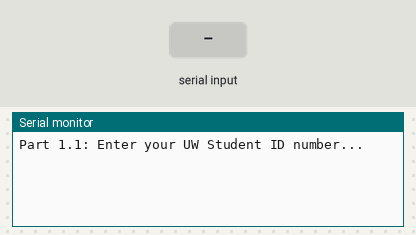
The sketch below on a simulated Arduino Uno, built with avr-gcc and run on an emulated ATmega328P. Parts: the last lines printed to the serial monitor. The inputs (shaded band) are chosen by the test bench.

Above: at 0.9 s.
1.0 s: "90,45\n" received over Serial
At 1.5 s:
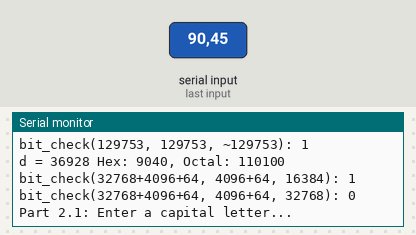
At 3.2 s:
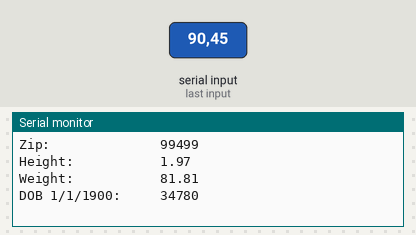
Timing chart, 0 to 4.7 s (numbered marks = the images above; inputs shaded):
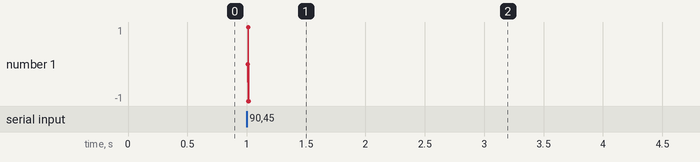

The sketch:

c_prog2_arduino.ino
```cpp
#include <stdio.h>
//  also get math function
#include <math.h>
#include <string.h>    // for strlen (ONLY)
#include <stdlib.h>    // for random()

#include "c_prog2.h"

/*************************************************************************
* main() runS all demos and tests of the parts of assignment 2.
*
* Use these to test your code.
* DO NOT MODIFY THIS FILE
* See sample_output.txt to see the expected output of the tests.
*************************************************************************/

char buf[80];

void setup() {
    long sid;   // student ID #
    Serial.begin(115200);

    // Part 1.1
    Serial.println( "Part 1.1: Enter your UW Student ID number...");
    while(Serial.available() == 0){
    }

    // Read user input
    sid = (long) trunc(Serial.parseFloat());
    Serial.print(" You entered "); Serial.println(sid);

    long msid =  mangle(sid);
    Serial.print(" Your mangled SID is "); Serial.println(msid);
    Serial.println();

    // Part 1.2
    Serial.println("Part 1.2: Check the bit_check() function\n");
    int onm1 = 3;
    int ofm1 = 4;
    int onm2 = 4;
    int ofm2 = 1; // same as example above
    unsigned int d = 0x14; // (1100)

    // The examples
    sprintf(buf, "d = %u Hex: %x, Octal: %o\n", d,d,d);
    Serial.print(buf);

    sprintf(buf, "bit_check(%d,%d,%d): %d\n", d, onm1, ofm1, bit_check(d,onm1,ofm1)); //Example 1
    Serial.print(buf);

    sprintf(buf, "bit_check(%d,%d,%d): %d\n", d, onm1, ofm2, bit_check(d,onm1,ofm2)); //Example 2
    Serial.print(buf);

    sprintf(buf, "bit_check(%d,%d,%d): %d\n", d, onm2, ofm2, bit_check(d,onm2,ofm2)); //Example 3
    Serial.print(buf);

    sprintf(buf, "bit_check(%d,%d,%d): %d\n", d, ofm1, ofm1, bit_check(d,ofm1,ofm1)); //Example 4
    Serial.print(buf);

    sprintf(buf, "bit_check(129753, 129753, ~129753): %d\n", bit_check(129753, 129753,
        ~129753)); // 1
    Serial.print(buf);

    d = 32768+4096+64;
    sprintf(buf, "d = %u Hex: %x, Octal: %o\n", d,d,d);
    Serial.print(buf);

    sprintf(buf, "bit_check(32768+4096+64, 4096+64, 16384): %d\n",
        bit_check(32768+4096+64, 4096+64, 16384)); // 1
    Serial.print(buf);

    sprintf(buf, "bit_check(32768+4096+64, 4096+64, 32768): %d\n",
        bit_check(32768+4096+64, 4096+64, 32768)); // 0
    Serial.println(buf);

    // Part 2.1
    char ctest;
    Serial.println("Part 2.1: Enter a capital letter...");
    while(Serial.available() == 0){
    }

    // Read the input as a string and extract the first character
    String input = Serial.readString();
    ctest = input[0];

    char * ptest = pmatch(ctest);
    if (ptest != NULL){
        sprintf(buf, " You entered: %1c\n", *ptest);
        Serial.print(buf);
        int nl = nlet(ptest);
        if (nl != -1){
            sprintf(buf, "Part 2.2: The next letter after %1c is %c\n", *ptest,
                nlet(ptest));
            Serial.print(buf);
        }
    }
    else {
        Serial.println(" You did NOT enter a capital letter!\n");
    }
    ctest = 'Z';
    ptest = &ctest;
    sprintf (buf, "Part 2.2: The next letter after %1c is %d\n\n", *ptest,
        nlet(ptest));
    Serial.print(buf);

    sprintf (buf, "Part 2.3: M and Q are %d positions apart\n", ldif('M', 'Q'));
    Serial.print(buf);

    sprintf (buf, "Part 2.3: E and A are %d positions apart\n", ldif('E', 'A'));
    Serial.print(buf);

    sprintf (buf, "Part 2.3: x and Q are %d positions apart\n\n", ldif('x', 'Q'));
    Serial.print(buf);

    // Part 3   Structs
    // Example of declaring and initializing values in a struct
    Person testp = {
        .FirstName={0},
        .LastName={0},
        .StreetAddr={0},
        .ZipCode={0},
        .Height=0.0,
        .Weight=0.0,
        .DBirth=0
    };

    int persize = personSize(testp);
    sprintf(buf, "Part 3.2:  Size of a Person is %d\n",persize);
    Serial.print(buf);

    // Check if person has been defined and add some data
    // The instructions and test cases are slightly ambiguous about whether a
    // "20 character string" includes the null terminator, so at least make
    // sure we can store 19 characters for FirstName, etc.
    Serial.print("Store some data about our person...\n");
    if(sizeof(testp.FirstName) > 19){
        strcpy(testp.FirstName, "Blake");
    } else{
        Serial.println("Person not defined correctly\n");
    }

    if(sizeof(testp.LastName) > 29){
        strcpy(testp.LastName, "Hannaford");
    } else{
       Serial.println("Person not defined correctly\n");
    }

    if(sizeof(testp.StreetAddr) > 78){
        strcpy(testp.StreetAddr, "124 N. Anystreet / Busytown, WA");
    } else{
        Serial.println("Person not defined correctly\n");
    }

    if(sizeof(testp.ZipCode) == 6){
        strcpy(testp.ZipCode, "99499");
    } else{
        Serial.println("Person not defined correctly\n");
    }

    testp.Height = 1.97;       // Height in m
    testp.Weight = 180.0/2.2;  // 180 lbs in kg
    // born 24-Mar-1995 (see  https://www.timeanddate.com/date/duration.html)
    testp.DBirth = 34780;

    // Check size again after adding data
    persize = personSize(testp);
    sprintf(buf, "Part 3.2:  Size of a Person is STILL %d\n",persize);
    Serial.print(buf);
    Serial.print("Part 3.3:  Our test person is:\n");
    Serial.print(per_print(&testp, personbuf));
    // Now we move to a place w/ really long address!
    if(sizeof(testp.StreetAddr) > 78){
        Serial.println("\nUpdate address to: \n 12903010542039840 NW Antidisetablishmentarianism Street, Apt.5/AnyTown, U.S.A.");
        strcpy(testp.StreetAddr,"12903010542039840 NW Antidisetablishmentarianism Street, Apt.5/AnyTown, U.S.A.");
        Serial.print("\nAddress stored in memory: \n ");
        Serial.println(testp.StreetAddr);
        Serial.print("\nThe new Address is 79 characters!\n");
        Serial.print("Output will be truncated to 60 characters for printing.\n\n");
    } else{
        Serial.print("Person not defined correctly\n");
    }
    Serial.print(per_print(&testp, personbuf));
}

void loop() {
  // put your main code here, to run repeatedly:

}
```

c_prog2.c
```cpp
/*
 *
 *      ECE 474 HW 2
 *
 *
 *      Student Name: Samantha Reksosamudra
 *      Student ID: 2276717
 *
 *      WRITE YOUR CODE IN THIS FILE
 *
 */

/*  Objectives: Gain experience and proficiency with C programming.


Format of assignment:
  1)  enter your name and ID# into the space above
  2)  Read through the comments below and edit code into this file and
      c_prog2.h to solve the problems.
  3)  Test your code by running c_prog2_arduino.ino and comparing the output
      to the posted solution in sample_output.txt

#define constants are NOT required for this assignment but MAY be used.

*/
#include "c_prog2.h"
#include <string.h>

/*******************************************************************************
   Part 1:  Bitwise operations
*******************************************************************************/
/*
 * Some terminology: SETTING a bit means that if K-th bit is 0, then set it to 1
 * and if it is 1 then leave it unchanged (in other words, a bit is SET if it is
 * 1)
 *
 * CLEARING a bit means that if K-th bit is 1, then clear it to 0 and if it is 0
 * then leave it unchanged (a bit is CLEAR if it is 0)
 *
 * COMPLEMENTING or TOGGLING a bit means that if K-th bit is 1, then change it
 * to 0 and if it is 0 then change it to 1.
*/


/* Part 1.1 Write the function long mangle(long SID) which will take your sudent
 * ID and alter it in ways that depend on the binary representation of it as an
 * integer.
 *
 * Specifications:
 *     1) right shift the ID by 2 positions
 *     2) clear bit 6 (counting from the LSB=0)
 *     3) complement bit 3 (If bit 3 is one, make it 0, If bit 3 is 0, make it
 *        1)
 *
 *   OUTPUT EXAMPLE:
 *   Part 2.1: Enter your UW Student ID number:
 *    You entered 51218
 *    Your mangled SID is 12812
 */

long mangle(long SID){

    // Right shift by 2 positions (use OR-EQUAL op)
    SID |= SID >> 2;
    // Clear bit 6 (use AND-EQUAL op)
    SID &= ~(1 << 6);
    // Complement bit 3 (use XOR-EQUAL op)
    SID ^= (1 << 3);

    return SID;
}

/* Part 1.2  More bit manipulation. The function bit_check(int data, int bits_on,
 * int bits_off), will check an int to see if a specific mask of  bits is set
 * AND that another bit mask is clear.  Returns 1 if matches and 0 if not.
 * Return -1 for the degenerate case of testing for BOTH off and on for any bit
 *
 * Pseudocode examples of some masks and what they are checking  (Using 4-bit
 * #'s for clarity)
 *
 * bits_on = binary(0011) - this mask means that we are checking if the last
 *                          two LSBs (e.g. 00XX, the X bits) of the data are
 *                          SET (1). bits_off= binary(0100) - this mask means
 *                          that we are checking if the third LSB (e.g. 0X00,
 *                          the X bit) of the data is CLEAR (0).
 *
 * Example of returning -1: bits_on = binary(0110) bits_off= binary(0011) here
 * the second LSB (00X0, the X bit) has to be both SET and CLEAR to pass
 * according to the masks, which is impossible - in this case we return a -1
 * for invalid mask combinations.
 *
 * Again in pseudocode, some examples of actual checks/values that the test
 * code would do: (Using 4-bit #'s for clarity)
 *
 *  int d = binary(1100)  // pseudocode
 *  int onmask1 =  binary(0011)
 *  int offmask1 = binary(0100)
 *  int onmask2 =  binary(0100)
 *  int offmask2 = binary(0001)
 *
 *  bit_check(d, onmask1, offmask1) --> 0
 *  bit_check(d, onmask1, offmask2) --> -1 // contradictory
 *  bit_check(d, onmask2, offmask2) --> 1
 *  bit_check(d, offmask1, offmask1) --> -1 // contradictory
 */

int  bit_check(int data, int bits_on, int bits_off){

    // check if bits
    if ((bits_on & bits_off) != 0) {
        return -1;
    }

    else if (((data & bits_on) != 0) && ((data & bits_off) == 0)) {
        return 1;
    }

    return 0;
}

/*******************************************************************************
   Part 2:  Pointer declaration and usage
*******************************************************************************/
char a_array[] = {'A','B','C','D','E','F','G','H','I','J','K','L','M','N','O',
    'P','Q','R','S','T','U','V','W','X','Y','Z'};

/* Part 2.1: Write the function char* pmatch(char c)
 * This function will return a pointer to the element in a pre-defined
 * array which matches it's character arg. (accepts capital letters only).
 * If the character cannot be found, return the NULL pointer.
 *
 * Example: pmatch('A') should return a pointer to 'A' in a_array
 * Dereferencing that pointer should then print 'A'
 */

char* pmatch(char c){
    // YOUR CODE HERE

    char* p = a_array;

    for (int i = 0; i < sizeof(a_array)/sizeof(a_array[0]); i++) {
        if (a_array[i] == c) {
            return p;
        }
        p++;
    }

    return -1;
}

/* Part 2.2: Write the function char nlet(char* ptr) where ptr is a pointer
 * returned by pmatch. This function will return the next letter of the alphabet
 * (Not a pointer to the next letter of the alphabet) unless the pointer points
 * to 'Z'. In that case it will return -1. If the argument does not point to a
 * capital letter A-Y, return -1.
 */

char nlet(char *ptr){

    // Dereference the pointer
    char c = &ptr;

    // If it's the last letter, return -1
    if (c == 'Z') {
    // if (c == 'Z' || c < 'A' || c > 'Y') {
        return -1;
    }

    // increment the pointer to get the next char in the array
    return *(ptr+1);
}

/* Part 2.3: Write the function int ldif(char c1, char c2) to find the alphabet
 * distance between two letters using pointers.
 * Example:
 *     Ldif('A','E') -> 4
 *
 * If either character is not a capital letter, return a negative number < -26
 */

int ldif(char c1, char c2){

    // If both letters are not capital, return -27
    if (c1 < 'A' || c1 > 'Y' || c2 < 'A' || c2 > 'Y') {
        return -27;
    }

    // int distance = 0;
    // char* c_temp = c1;

    // // Calculate the alphabet distance using for-loop
    // for (int i = 0; i < sizeof(a_array)/sizeof(a_array[0]); i++) {
    //     if (&c_temp != c2) {
    //         distance++;
    //         c_temp++;
    //     } else {
    //         return distance;
    //     }
    // }

    // Calculate the alphabet distance using pointers

    // Store the memory address of c1, c2
    char* c2_pointer = &c2;
    char* c1_pointer = &c1;

    // Calculate the difference in ASCII values of both letters being pointed to
    int distance = *c2_pointer - *c1_pointer;

    return distance;
}


/*******************************************************************************
   Part 3: Working with structs
*******************************************************************************/

/* Part 3.1: Define a struct in "c_prog2.h" to represent a custom datatype
 * Person. Modify the existing declaration "typedef struct Person {..." to
 * contain the following:
 *     1) a max 20 char string: FirstName
 *     2) a max 30 char string: LastName
 *     3) a max 80 char string: StreetAddr
 *     4) a max 6 char string: ZipCode
 *        (a zip code is 5 characters, think why might we want a max of 6?)
 *     5) double: Height      // height in meters
 *     6) float: Weight       // weight in kg
 *     7) long int: DBirth    // birthday (days since 1-Jan-1900)
 *
 * NOTE: The existing declaration shows the general syntax of creating a
 * struct but is just a placeholder with the correct fields so the code
 * will compile and the tests will run.
 */

/* Part 3.2: Write a function personSize that returns the number of bytes
 * required to store the person struct in memory. What do you think the number
 * will be?
 *
 * HINT: You can use built in library functions for this.
 *
 * NOTE: This should be the same for everyone on the Arduino Mega, but
 * if you compile for a different chip the size may vary. Look up
 * 'structure padding in C' to see why. For example, the computer processes
 * data in the minimum of 4 or 8 bytes for 32/64 bit processors.
 */
int personSize(Person p){

    // Calculate the total size of memory (in bytes)
    int totalSize = sizeof(p.FirstName) + sizeof(p.LastName) + sizeof(p.StreetAddr) + sizeof(p.ZipCode) + sizeof(p.Height)
                    + sizeof(p.Weight) + sizeof(p.DBirth);


    return totalSize;
}
/* Part 3.3: Write a function: per_print(person * p)  which prints out a
 * formatted person. If the person's address is longer than 60 characters,
 * truncate it to 60 characters but do not erase memory of the last 20
 * characters if present.
 *
 * HINT: You can use functions from the standard string libraries. For example,
 * the sprintf function can help create formatted strings with a mix of words
 * and numbers (see the testing code in c_prog2_arduino.ino for examples). The
 * function strcat can also be useful for concatenating strings together.
 *
 * Also some microcontrollers do not have hardware support for floating point
 * operations. You'll notice that Arduino does not support certain standard c
 * functions like the ability to use %f to print floating point numbers with
 * sprintf. Define the helper function floats_to_ints(float f, int* output) that
 * takes in a floating point number and converts it to 2 integers in the int
 * array output. You may find built in math functions such as round helpful.
 *
 * OUTPUT EXAMPLE:
 *  --- person report: ----
 *  First Name:       Blake
 *  Last Name:        Hannaford
 *  Address:          124 N. Anystreet / Busytown, WA
 *  Zip:              99499
 *  Height:           1.97
 *  Weight:           81.81
 *  DOB 1/1/1900:     34780
 *  -----------------------
 */
void float_to_ints(float f, int* output){

    // Get the number before decimal point
    int a = (int) f;
    // Get the numbers after decimal point
    int b = (int) ((f - a) * 100);

    // Store in the array
    output[0] = a;
    output[1] = b;

}

char* per_print(Person *p, char* personbuf){

    int h[2];
    int w[2];

    float_to_ints(p->Height, h);
    float_to_ints(p->Weight, w);

    // sprintf(buf1, "First Name:       %s\n", p->FirstName);
    // sprintf(buf2, "Last Name:        %s\n", p->LastName);
    // sprintf(buf3, "Address:          %s\n", p->StreetAddr);
    // sprintf(buf4, "Zip:              %d\n", p->ZipCode);
    // sprintf(buf5, "Height:           %d.%d\n", h[0], h[1]);
    // sprintf(buf6, "Weight:           %d.%d\n", w[0], w[1]);
    // sprintf(buf7, "DOB 1/1/1900:     %d\n", p->DBirth);

    // personbuf = "--- person report: ----\n";

    // strcat(personbuf, buf1); strcat(personbuf, buf2); strcat(personbuf, buf3); strcat(personbuf, buf4);
    // strcat(personbuf, buf5); strcat(personbuf, buf6); strcat(personbuf, buf7);

    char trun_addr[61];
    strncpy(trun_addr, p->StreetAddr, sizeof(trun_addr) - 1);
    trun_addr[sizeof(trun_addr) - 1] = '\0';

    sprintf(personbuf, "--- person report: ----\nFirst Name:       %s\nLast Name:        %s\nAddress:          %s\nZip:              %s\nHeight:           %d.%d\nWeight:           %d.%d\nDOB 1/1/1900:     %ld\n",
                        p->FirstName, p->LastName, trun_addr, p->ZipCode, h[0], h[1], w[0], w[1], p->DBirth);

    return personbuf;
}
```

Source omitted: c_prog2.h (1950 bytes)

Measured:
- after the input at 1.0 s, the serial monitor: prints a new line at once (image 1)
